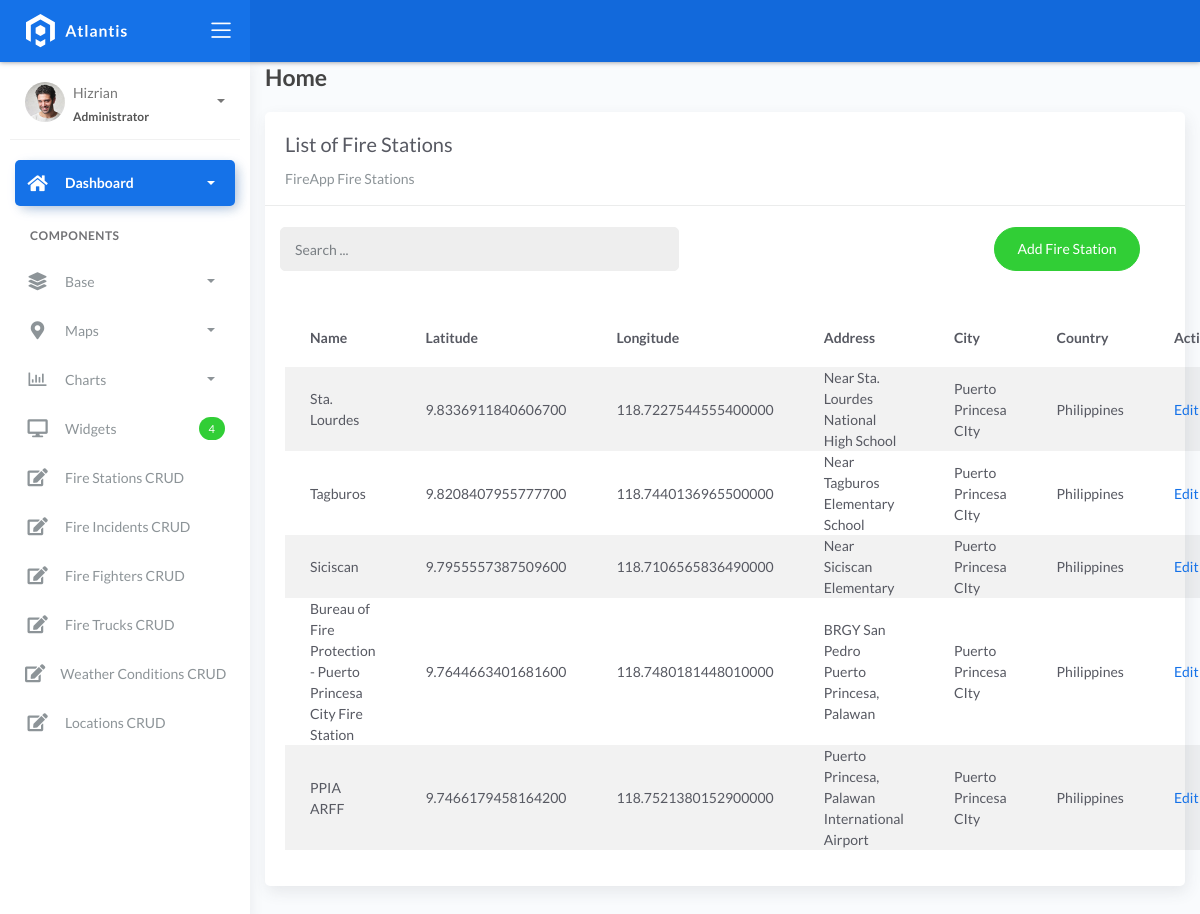
/firestationlist, run on an earlier commit of the app's database.
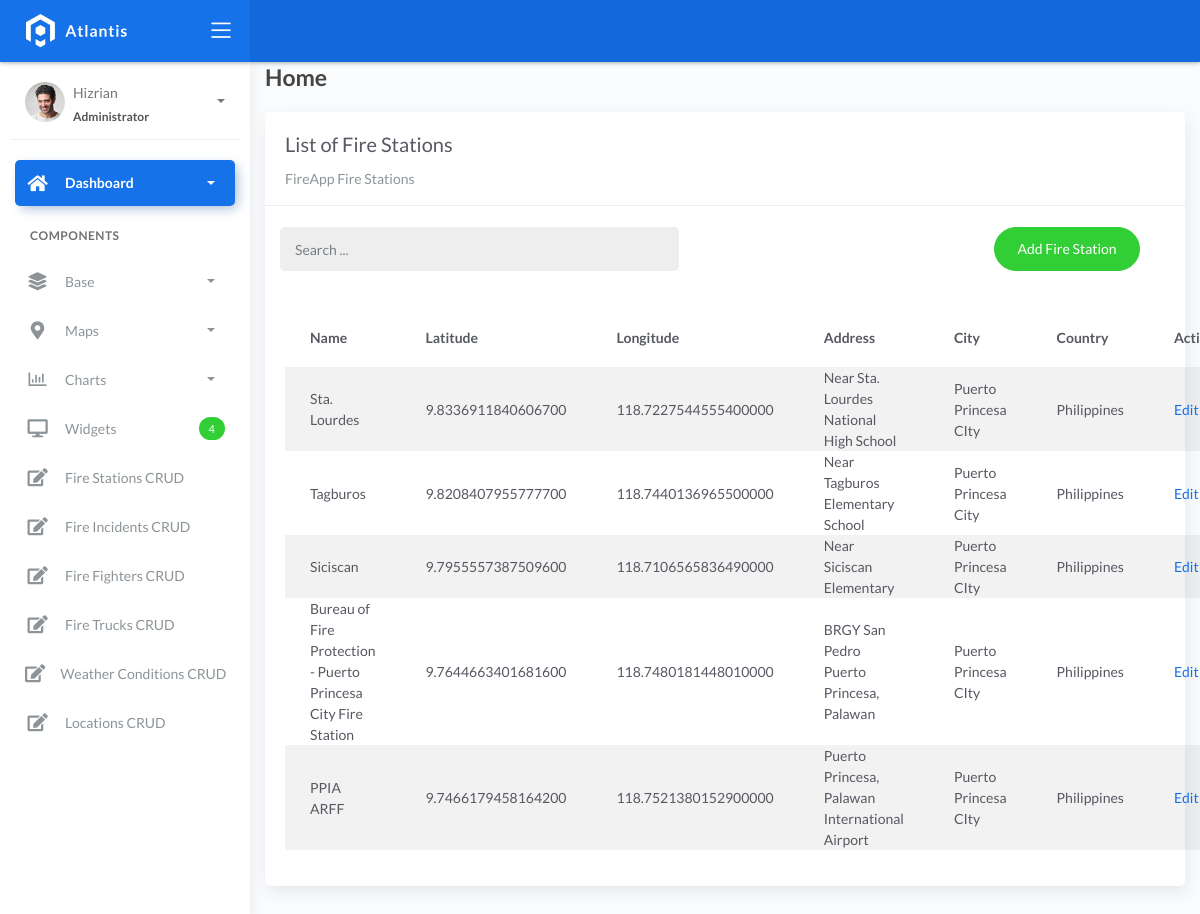
And on a later commit of the database.
### fire/models.py (models this page shows)
class BaseModel(models.Model):
    created_at = models.DateTimeField(auto_now_add=True, db_index=True)
    updated_at = models.DateTimeField(auto_now=True)
    class Meta:
        abstract = True

class FireStation(BaseModel):
    name = models.CharField(max_length=150)
    latitude = models.DecimalField(
        max_digits=22, decimal_places=16, null=True, blank=True)
    longitude = models.DecimalField(
        max_digits=22, decimal_places=16, null=True, blank=True)
    address = models.CharField(max_length=150)
    city = models.CharField(max_length=150)  # can be in separate table
    country = models.CharField(max_length=150)  # can be in separate table

### fire/views.py (the view)
# urls.py: path('firestationlist', FireStationList.as_view(), name='firestation-list'),
class FireStationList(ListView):
    model = FireStation
    context_object_name = 'firestation'
    template_name = "listfirestations.html"
    paginate_by = 5
    def get_queryset(self, *args, **kwargs):
        qs = super(FireStationList, self).get_queryset(*args, **kwargs)
        if self.request.GET.get("q") != None:
            query = self.request.GET.get('q')
            qs = qs.filter(Q(name__icontains=query) |
            Q(city__icontains=query) | Q(country__icontains=query))
        return qs

### templates/listfirestations.html (shortened to what this page needs)
{% extends 'base.html' %} {% load static %} {% block content %}
<div class="content">
    <div class="container-fluid">
        <h4 class="page-title">Home</h4>
        <div class="row">
            <div class="col-md-12">
                <div class="card">
                    <div class="card-header">
                        <div class="card-title">List of Fire Stations</div>
                        <div class="card-category">FireApp Fire Stations</div>
                    </div>
                    <br>
                        <div class="col-md-12 row">
                            <div class="col-md-6">
                                <form action="" class="navbar-left navbar-form nav-search mr-md-3" action="{% url 'firestation-list' %}">
                                    <div class="input-group">
                                        <input type="text" placeholder="Search ..." class="form-control" name="q">
                                        <div class="input-group-append">
                                        <span class="input-group-text">
                                        </span>
                                        </div>
                                    </div>
                                </form>
                            </div>
                            <div class="col-md-6">
                                <div class="pull-right">
                                    <a href="{% url 'firestation-add' %}" class="btn btn-success btn-rounded">Add Fire Station</a>
                                </div>
                            </div>
                        </div>
                    <div class="card-body">
                        <table class="table table-striped mt-3">
                            <thead>
                                <tr>
                                    <th scope="col">Name</th>
                                    <th scope="col">Latitude</th>
                                    <th scope="col">Longitude</th>
                                    <th scope="col">Address</th>
                                    <th scope="col">City</th>
                                    <th scope="col">Country</th>
                                    <th scope="col" colspan="2">Action</th>
                                </tr>
                            </thead>
                            <tbody>
                                {% for object in object_list %}
                                <tr>
                                    <td>{{ object.name }}</td>
                                    <td>{{ object.latitude }}</td>
                                    <td>{{ object.longitude }}</td>
                                    <td>{{ object.address }}</td>
                                    <td>{{ object.city }}</td>
                                    <td>{{ object.country }}</td>
                                    <td><a href="firestationlist/{{ object.id }}">Edit</a></td>
                                </tr>
                                {% empty %}
                                <tr>
                                    <td colspan="4" style="text-align: center">
                                    <p class="text-sm font-weight-bold mb-0">No Records Found</p>
                                    </td>
                                </tr>
                                {% endfor %}
                            </tbody>
                        </table>
                    </div>
                </div>
            </div>
        </div>
    </div>
</div>
{% endblock %}

What changed in the data, as far as the page shows it:
changed FireStation "Tagburos": city "Puerto Princesa CIty" → "Puerto Princesa City"
